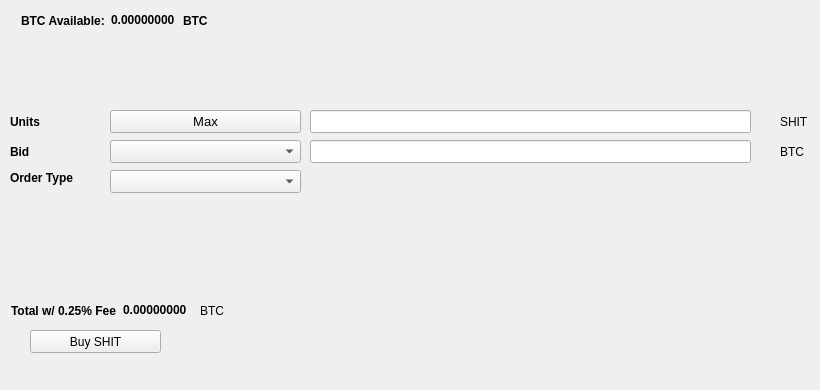
   <widget class="QWidget" name="BuyTab">
    <attribute name="title">
     <string>Buy</string>
    </attribute>
    <widget class="QPushButton" name="BuySHIT">
     <property name="geometry">
      <rect>
       <x>30</x>
       <y>330</y>
       <width>131</width>
       <height>23</height>
      </rect>
     </property>
     <property name="text">
      <string>Buy SHIT</string>
     </property>
     <property name="icon">
      <iconset resource="../shit.qrc">
       <normaloff>:/icons/bitcoin</normaloff>:/icons/bitcoin</iconset>
     </property>
    </widget>
    <widget class="QLabel" name="label_3">
     <property name="geometry">
      <rect>
       <x>10</x>
       <y>110</y>
       <width>46</width>
       <height>23</height>
      </rect>
     </property>
     <property name="font">
      <font>
       <weight>75</weight>
       <bold>true</bold>
      </font>
     </property>
     <property name="text">
      <string>Units</string>
     </property>
    </widget>
    <widget class="QLineEdit" name="UnitsInput">
     <property name="geometry">
      <rect>
       <x>310</x>
       <y>110</y>
       <width>441</width>
       <height>23</height>
      </rect>
     </property>
     <property name="font">
      <font>
       <pointsize>9</pointsize>
       <weight>75</weight>
       <bold>true</bold>
      </font>
     </property>
    </widget>
    <widget class="QLineEdit" name="BuyBidPriceEdit">
     <property name="geometry">
      <rect>
       <x>310</x>
       <y>140</y>
       <width>441</width>
       <height>23</height>
      </rect>
     </property>
     <property name="font">
      <font>
       <pointsize>9</pointsize>
       <weight>75</weight>
       <bold>true</bold>
      </font>
     </property>
    </widget>
    <widget class="QLabel" name="label_4">
     <property name="geometry">
      <rect>
       <x>780</x>
       <y>110</y>
       <width>31</width>
       <height>23</height>
      </rect>
     </property>
     <property name="text">
      <string>SHIT</string>
     </property>
    </widget>
    <widget class="QLabel" name="label_5">
     <property name="geometry">
      <rect>
       <x>780</x>
       <y>140</y>
       <width>31</width>
       <height>23</height>
      </rect>
     </property>
     <property name="text">
      <string>BTC</string>
     </property>
    </widget>
    <widget class="QLabel" name="label_6">
     <property name="geometry">
      <rect>
       <x>10</x>
       <y>140</y>
       <width>46</width>
       <height>23</height>
      </rect>
     </property>
     <property name="font">
      <font>
       <weight>75</weight>
       <bold>true</bold>
      </font>
     </property>
     <property name="text">
      <string>Bid</string>
     </property>
    </widget>
    <widget class="QLabel" name="label_7">
     <property name="geometry">
      <rect>
       <x>10</x>
       <y>170</y>
       <width>91</width>
       <height>16</height>
      </rect>
     </property>
     <property name="font">
      <font>
       <weight>75</weight>
       <bold>true</bold>
      </font>
     </property>
     <property name="text">
      <string>Order Type</string>
     </property>
    </widget>
    <widget class="QPushButton" name="Buy_Max_Amount">
     <property name="geometry">
      <rect>
       <x>110</x>
       <y>110</y>
       <width>191</width>
       <height>23</height>
      </rect>
     </property>
     <property name="font">
      <font>
       <pointsize>10</pointsize>
      </font>
     </property>
     <property name="text">
      <string>Max</string>
     </property>
    </widget>
    <widget class="QComboBox" name="BuyBidcomboBox">
     <property name="geometry">
      <rect>
       <x>110</x>
       <y>140</y>
       <width>191</width>
       <height>23</height>
      </rect>
     </property>
     <property name="font">
      <font>
       <pointsize>10</pointsize>
      </font>
     </property>
    </widget>
    <widget class="QComboBox" name="buyOrdertypeCombo">
     <property name="geometry">
      <rect>
       <x>110</x>
       <y>170</y>
       <width>191</width>
       <height>23</height>
      </rect>
     </property>
     <property name="font">
      <font>
       <pointsize>10</pointsize>
      </font>
     </property>
    </widget>
    <widget class="QWidget" name="layoutWidget1">
     <property name="geometry">
      <rect>
       <x>21</x>
       <y>11</y>
       <width>227</width>
       <height>19</height>
      </rect>
     </property>
     <layout class="QHBoxLayout" name="horizontalLayout_3">
      <item>
       <widget class="QLabel" name="label232">
        <property name="font">
         <font>
          <weight>75</weight>
          <bold>true</bold>
         </font>
        </property>
        <property name="text">
         <string>BTC Available:</string>
        </property>
       </widget>
      </item>
      <item>
       <widget class="QLabel" name="BtcAvailableLbl">
        <property name="palette">
         <palette>
          <active>
           <colorrole role="WindowText">
            <brush brushstyle="SolidPattern">
             <color alpha="255">
              <red>0</red>
              <green>0</green>
              <blue>0</blue>
             </color>
            </brush>
           </colorrole>
           <colorrole role="Button">
            <brush brushstyle="SolidPattern">
             <color alpha="255">
              <red>0</red>
              <green>170</green>
              <blue>0</blue>
             </color>
            </brush>
           </colorrole>
           <colorrole role="Light">
            <brush brushstyle="SolidPattern">
             <color alpha="255">
              <red>0</red>
              <green>255</green>
              <blue>0</blue>
             </color>
            </brush>
           </colorrole>
           <colorrole role="Midlight">
            <brush brushstyle="SolidPattern">
             <color alpha="255">
              <red>0</red>
              <green>212</green>
              <blue>0</blue>
             </color>
            </brush>
           </colorrole>
           <colorrole role="Dark">
            <brush brushstyle="SolidPattern">
             <color alpha="255">
              <red>0</red>
              <green>85</green>
              <blue>0</blue>
             </color>
            </brush>
           </colorrole>
           <colorrole role="Mid">
            <brush brushstyle="SolidPattern">
             <color alpha="255">
              <red>0</red>
              <green>113</green>
              <blue>0</blue>
             </color>
            </brush>
           </colorrole>
           <colorrole role="Text">
            <brush brushstyle="SolidPattern">
             <color alpha="255">
              <red>0</red>
              <green>170</green>
              <blue>0</blue>
             </color>
            </brush>
           </colorrole>
           <colorrole role="BrightText">
            <brush brushstyle="SolidPattern">
             <color alpha="255">
              <red>255</red>
              <green>255</green>
              <blue>255</blue>
             </color>
            </brush>
           </colorrole>
           <colorrole role="ButtonText">
            <brush brushstyle="SolidPattern">
             <color alpha="255">
              <red>0</red>
              <green>0</green>
              <blue>0</blue>
             </color>
            </brush>
           </colorrole>
           <colorrole role="Base">
            <brush brushstyle="SolidPattern">
             <color alpha="255">
              <red>255</red>
              <green>255</green>
              <blue>255</blue>
             </color>
            </brush>
           </colorrole>
           <colorrole role="Window">
            <brush brushstyle="SolidPattern">
             <color alpha="255">
              <red>0</red>
              <green>170</green>
              <blue>0</blue>
             </color>
            </brush>
           </colorrole>
           <colorrole role="Shadow">
            <brush brushstyle="SolidPattern">
             <color alpha="255">
              <red>0</red>
              <green>0</green>
              <blue>0</blue>
             </color>
            </brush>
           </colorrole>
           <colorrole role="AlternateBase">
            <brush brushstyle="SolidPattern">
             <color alpha="255">
              <red>127</red>
              <green>212</green>
              <blue>127</blue>
             </color>
            </brush>
           </colorrole>
           <colorrole role="ToolTipBase">
            <brush brushstyle="SolidPattern">
             <color alpha="255">
              <red>255</red>
              <green>255</green>
              <blue>220</blue>
             </color>
            </brush>
           </colorrole>
           <colorrole role="ToolTipText">
            <brush brushstyle="SolidPattern">
             <color alpha="255">
              <red>0</red>
              <green>0</green>
              <blue>0</blue>
             </color>
            </brush>
           </colorrole>
          </active>
          <inactive>
           <colorrole role="WindowText">
            <brush brushstyle="SolidPattern">
             <color alpha="255">
              <red>0</red>
              <green>0</green>
              <blue>0</blue>
             </color>
            </brush>
           </colorrole>
           <colorrole role="Button">
            <brush brushstyle="SolidPattern">
             <color alpha="255">
              <red>0</red>
              <green>170</green>
              <blue>0</blue>
             </color>
            </brush>
           </colorrole>
           <colorrole role="Light">
            <brush brushstyle="SolidPattern">
             <color alpha="255">
              <red>0</red>
              <green>255</green>
              <blue>0</blue>
             </color>
            </brush>
           </colorrole>
           <colorrole role="Midlight">
            <brush brushstyle="SolidPattern">
             <color alpha="255">
              <red>0</red>
              <green>212</green>
              <blue>0</blue>
             </color>
            </brush>
           </colorrole>
           <colorrole role="Dark">
            <brush brushstyle="SolidPattern">
             <color alpha="255">
              <red>0</red>
              <green>85</green>
              <blue>0</blue>
             </color>
            </brush>
           </colorrole>
           <colorrole role="Mid">
            <brush brushstyle="SolidPattern">
             <color alpha="255">
              <red>0</red>
              <green>113</green>
              <blue>0</blue>
             </color>
            </brush>
           </colorrole>
           <colorrole role="Text">
            <brush brushstyle="SolidPattern">
             <color alpha="255">
              <red>0</red>
              <green>170</green>
              <blue>0</blue>
             </color>
            </brush>
           </colorrole>
           <colorrole role="BrightText">
            <brush brushstyle="SolidPattern">
             <color alpha="255">
              <red>255</red>
              <green>255</green>
              <blue>255</blue>
             </color>
            </brush>
           </colorrole>
           <colorrole role="ButtonText">
            <brush brushstyle="SolidPattern">
             <color alpha="255">
              <red>0</red>
              <green>0</green>
              <blue>0</blue>
             </color>
            </brush>
           </colorrole>
           <colorrole role="Base">
            <brush brushstyle="SolidPattern">
             <color alpha="255">
              <red>255</red>
              <green>255</green>
              <blue>255</blue>
             </color>
            </brush>
           </colorrole>
           <colorrole role="Window">
            <brush brushstyle="SolidPattern">
             <color alpha="255">
              <red>0</red>
              <green>170</green>
              <blue>0</blue>
             </color>
            </brush>
           </colorrole>
           <colorrole role="Shadow">
            <brush brushstyle="SolidPattern">
             <color alpha="255">
              <red>0</red>
              <green>0</green>
              <blue>0</blue>
             </color>
            </brush>
           </colorrole>
           <colorrole role="AlternateBase">
            <brush brushstyle="SolidPattern">
             <color alpha="255">
              <red>127</red>
              <green>212</green>
              <blue>127</blue>
             </color>
            </brush>
           </colorrole>
           <colorrole role="ToolTipBase">
            <brush brushstyle="SolidPattern">
             <color alpha="255">
              <red>255</red>
              <green>255</green>
              <blue>220</blue>
             </color>
            </brush>
           </colorrole>
           <colorrole role="ToolTipText">
            <brush brushstyle="SolidPattern">
             <color alpha="255">
              <red>0</red>
              <green>0</green>
              <blue>0</blue>
             </color>
            </brush>
           </colorrole>
          </inactive>
          <disabled>
           <colorrole role="WindowText">
            <brush brushstyle="SolidPattern">
             <color alpha="255">
              <red>0</red>
              <green>85</green>
              <blue>0</blue>
             </color>
            </brush>
           </colorrole>
           <colorrole role="Button">
            <brush brushstyle="SolidPattern">
             <color alpha="255">
              <red>0</red>
              <green>170</green>
              <blue>0</blue>
             </color>
            </brush>
           </colorrole>
           <colorrole role="Light">
            <brush brushstyle="SolidPattern">
             <color alpha="255">
              <red>0</red>
              <green>255</green>
              <blue>0</blue>
             </color>
            </brush>
           </colorrole>
           <colorrole role="Midlight">
            <brush brushstyle="SolidPattern">
             <color alpha="255">
              <red>0</red>
              <green>212</green>
              <blue>0</blue>
             </color>
            </brush>
           </colorrole>
           <colorrole role="Dark">
            <brush brushstyle="SolidPattern">
             <color alpha="255">
              <red>0</red>
              <green>85</green>
              <blue>0</blue>
             </color>
            </brush>
           </colorrole>
           <colorrole role="Mid">
            <brush brushstyle="SolidPattern">
             <color alpha="255">
              <red>0</red>
              <green>113</green>
              <blue>0</blue>
             </color>
            </brush>
           </colorrole>
           <colorrole role="Text">
            <brush brushstyle="SolidPattern">
             <color alpha="255">
              <red>0</red>
              <green>85</green>
              <blue>0</blue>
             </color>
            </brush>
           </colorrole>
           <colorrole role="BrightText">
            <brush brushstyle="SolidPattern">
             <color alpha="255">
              <red>255</red>
              <green>255</green>
              <blue>255</blue>
             </color>
            </brush>
           </colorrole>
           <colorrole role="ButtonText">
            <brush brushstyle="SolidPattern">
             <color alpha="255">
              <red>0</red>
              <green>85</green>
              <blue>0</blue>
             </color>
            </brush>
           </colorrole>
           <colorrole role="Base">
            <brush brushstyle="SolidPattern">
             <color alpha="255">
              <red>0</red>
              <green>170</green>
              <blue>0</blue>
             </color>
            </brush>
           </colorrole>
           <colorrole role="Window">
            <brush brushstyle="SolidPattern">
             <color alpha="255">
              <red>0</red>
              <green>170</green>
              <blue>0</blue>
             </color>
            </brush>
           </colorrole>
           <colorrole role="Shadow">
            <brush brushstyle="SolidPattern">
             <color alpha="255">
              <red>0</red>
              <green>0</green>
              <blue>0</blue>
             </color>
            </brush>
           </colorrole>
           <colorrole role="AlternateBase">
            <brush brushstyle="SolidPattern">
             <color alpha="255">
              <red>0</red>
              <green>170</green>
              <blue>0</blue>
             </color>
            </brush>
           </colorrole>
           <colorrole role="ToolTipBase">
            <brush brushstyle="SolidPattern">
             <color alpha="255">
              <red>255</red>
              <green>255</green>
              <blue>220</blue>
             </color>
            </brush>
           </colorrole>
           <colorrole role="ToolTipText">
            <brush brushstyle="SolidPattern">
             <color alpha="255">
              <red>0</red>
              <green>0</green>
              <blue>0</blue>
             </color>
            </brush>
           </colorrole>
          </disabled>
         </palette>
        </property>
        <property name="font">
         <font>
          <weight>75</weight>
          <bold>true</bold>
         </font>
        </property>
        <property name="text">
         <string>0.00000000</string>
        </property>
        <property name="textInteractionFlags">
         <set>Qt::LinksAccessibleByMouse|Qt::TextSelectableByKeyboard|Qt::TextSelectableByMouse</set>
        </property>
       </widget>
      </item>
      <item>
       <widget class="QLabel" name="BtcAvailableLbl_2">
        <property name="font">
         <font>
          <weight>75</weight>
          <bold>true</bold>
         </font>
        </property>
        <property name="text">
         <string>BTC</string>
        </property>
       </widget>
      </item>
     </layout>
    </widget>
    <widget class="QWidget" name="layoutWidge2">
     <property name="geometry">
      <rect>
       <x>11</x>
       <y>301</y>
       <width>259</width>
       <height>19</height>
      </rect>
     </property>
     <layout class="QHBoxLayout" name="horizontalLayout_4">
      <item>
       <widget class="QLabel" name="label_9">
        <property name="font">
         <font>
          <weight>75</weight>
          <bold>true</bold>
         </font>
        </property>
        <property name="text">
         <string>Total w/ 0.25% Fee</string>
        </property>
       </widget>
      </item>
      <item>
       <widget class="QLabel" name="BuyCostLabel">
        <property name="palette">
         <palette>
          <active>
           <colorrole role="WindowText">
            <brush brushstyle="SolidPattern">
             <color alpha="255">
              <red>0</red>
              <green>0</green>
              <blue>0</blue>
             </color>
            </brush>
           </colorrole>
           <colorrole role="Button">
            <brush brushstyle="SolidPattern">
             <color alpha="255">
              <red>0</red>
              <green>170</green>
              <blue>0</blue>
             </color>
            </brush>
           </colorrole>
           <colorrole role="Light">
            <brush brushstyle="SolidPattern">
             <color alpha="255">
              <red>0</red>
              <green>255</green>
              <blue>0</blue>
             </color>
            </brush>
           </colorrole>
           <colorrole role="Midlight">
            <brush brushstyle="SolidPattern">
             <color alpha="255">
              <red>0</red>
              <green>212</green>
              <blue>0</blue>
             </color>
            </brush>
           </colorrole>
           <colorrole role="Dark">
            <brush brushstyle="SolidPattern">
             <color alpha="255">
              <red>0</red>
              <green>85</green>
              <blue>0</blue>
             </color>
            </brush>
           </colorrole>
           <colorrole role="Mid">
            <brush brushstyle="SolidPattern">
             <color alpha="255">
              <red>0</red>
              <green>113</green>
              <blue>0</blue>
             </color>
            </brush>
           </colorrole>
           <colorrole role="Text">
            <brush brushstyle="SolidPattern">
             <color alpha="255">
              <red>0</red>
              <green>170</green>
              <blue>0</blue>
             </color>
            </brush>
           </colorrole>
           <colorrole role="BrightText">
            <brush brushstyle="SolidPattern">
             <color alpha="255">
              <red>255</red>
              <green>255</green>
              <blue>255</blue>
             </color>
            </brush>
           </colorrole>
           <colorrole role="ButtonText">
            <brush brushstyle="SolidPattern">
             <color alpha="255">
              <red>0</red>
              <green>0</green>
              <blue>0</blue>
             </color>
            </brush>
           </colorrole>
           <colorrole role="Base">
            <brush brushstyle="SolidPattern">
             <color alpha="255">
              <red>255</red>
              <green>255</green>
              <blue>255</blue>
             </color>
            </brush>
           </colorrole>
           <colorrole role="Window">
            <brush brushstyle="SolidPattern">
             <color alpha="255">
              <red>0</red>
              <green>170</green>
              <blue>0</blue>
             </color>
            </brush>
           </colorrole>
           <colorrole role="Shadow">
            <brush brushstyle="SolidPattern">
             <color alpha="255">
              <red>0</red>
              <green>0</green>
              <blue>0</blue>
             </color>
            </brush>
           </colorrole>
           <colorrole role="AlternateBase">
            <brush brushstyle="SolidPattern">
             <color alpha="255">
              <red>127</red>
              <green>212</green>
              <blue>127</blue>
             </color>
            </brush>
           </colorrole>
           <colorrole role="ToolTipBase">
            <brush brushstyle="SolidPattern">
             <color alpha="255">
              <red>255</red>
              <green>255</green>
              <blue>220</blue>
             </color>
            </brush>
           </colorrole>
           <colorrole role="ToolTipText">
            <brush brushstyle="SolidPattern">
             <color alpha="255">
              <red>0</red>
              <green>0</green>
              <blue>0</blue>
             </color>
            </brush>
           </colorrole>
          </active>
          <inactive>
           <colorrole role="WindowText">
            <brush brushstyle="SolidPattern">
             <color alpha="255">
              <red>0</red>
              <green>0</green>
              <blue>0</blue>
             </color>
            </brush>
           </colorrole>
           <colorrole role="Button">
            <brush brushstyle="SolidPattern">
             <color alpha="255">
              <red>0</red>
              <green>170</green>
              <blue>0</blue>
             </color>
            </brush>
           </colorrole>
           <colorrole role="Light">
            <brush brushstyle="SolidPattern">
             <color alpha="255">
              <red>0</red>
              <green>255</green>
              <blue>0</blue>
             </color>
            </brush>
           </colorrole>
           <colorrole role="Midlight">
            <brush brushstyle="SolidPattern">
             <color alpha="255">
              <red>0</red>
              <green>212</green>
              <blue>0</blue>
             </color>
            </brush>
           </colorrole>
           <colorrole role="Dark">
            <brush brushstyle="SolidPattern">
             <color alpha="255">
              <red>0</red>
              <green>85</green>
              <blue>0</blue>
             </color>
            </brush>
           </colorrole>
           <colorrole role="Mid">
            <brush brushstyle="SolidPattern">
             <color alpha="255">
              <red>0</red>
              <green>113</green>
              <blue>0</blue>
             </color>
            </brush>
           </colorrole>
           <colorrole role="Text">
            <brush brushstyle="SolidPattern">
             <color alpha="255">
              <red>0</red>
              <green>170</green>
              <blue>0</blue>
             </color>
            </brush>
           </colorrole>
           <colorrole role="BrightText">
            <brush brushstyle="SolidPattern">
             <color alpha="255">
              <red>255</red>
              <green>255</green>
              <blue>255</blue>
             </color>
            </brush>
           </colorrole>
           <colorrole role="ButtonText">
            <brush brushstyle="SolidPattern">
             <color alpha="255">
              <red>0</red>
              <green>0</green>
              <blue>0</blue>
             </color>
            </brush>
           </colorrole>
           <colorrole role="Base">
            <brush brushstyle="SolidPattern">
             <color alpha="255">
              <red>255</red>
              <green>255</green>
              <blue>255</blue>
             </color>
            </brush>
           </colorrole>
           <colorrole role="Window">
            <brush brushstyle="SolidPattern">
             <color alpha="255">
              <red>0</red>
              <green>170</green>
              <blue>0</blue>
             </color>
            </brush>
           </colorrole>
           <colorrole role="Shadow">
            <brush brushstyle="SolidPattern">
             <color alpha="255">
              <red>0</red>
              <green>0</green>
              <blue>0</blue>
             </color>
            </brush>
           </colorrole>
           <colorrole role="AlternateBase">
            <brush brushstyle="SolidPattern">
             <color alpha="255">
              <red>127</red>
              <green>212</green>
              <blue>127</blue>
             </color>
            </brush>
           </colorrole>
           <colorrole role="ToolTipBase">
            <brush brushstyle="SolidPattern">
             <color alpha="255">
              <red>255</red>
              <green>255</green>
              <blue>220</blue>
             </color>
            </brush>
           </colorrole>
           <colorrole role="ToolTipText">
            <brush brushstyle="SolidPattern">
             <color alpha="255">
              <red>0</red>
              <green>0</green>
              <blue>0</blue>
             </color>
            </brush>
           </colorrole>
          </inactive>
          <disabled>
           <colorrole role="WindowText">
            <brush brushstyle="SolidPattern">
             <color alpha="255">
              <red>0</red>
              <green>85</green>
              <blue>0</blue>
             </color>
            </brush>
           </colorrole>
           <colorrole role="Button">
            <brush brushstyle="SolidPattern">
             <color alpha="255">
              <red>0</red>
              <green>170</green>
              <blue>0</blue>
             </color>
            </brush>
           </colorrole>
           <colorrole role="Light">
            <brush brushstyle="SolidPattern">
             <color alpha="255">
              <red>0</red>
              <green>255</green>
              <blue>0</blue>
             </color>
            </brush>
           </colorrole>
           <colorrole role="Midlight">
            <brush brushstyle="SolidPattern">
             <color alpha="255">
              <red>0</red>
              <green>212</green>
              <blue>0</blue>
             </color>
            </brush>
           </colorrole>
           <colorrole role="Dark">
            <brush brushstyle="SolidPattern">
             <color alpha="255">
              <red>0</red>
              <green>85</green>
              <blue>0</blue>
             </color>
            </brush>
           </colorrole>
           <colorrole role="Mid">
            <brush brushstyle="SolidPattern">
             <color alpha="255">
              <red>0</red>
              <green>113</green>
              <blue>0</blue>
             </color>
            </brush>
           </colorrole>
           <colorrole role="Text">
            <brush brushstyle="SolidPattern">
             <color alpha="255">
              <red>0</red>
              <green>85</green>
              <blue>0</blue>
             </color>
            </brush>
           </colorrole>
           <colorrole role="BrightText">
            <brush brushstyle="SolidPattern">
             <color alpha="255">
              <red>255</red>
              <green>255</green>
              <blue>255</blue>
             </color>
            </brush>
           </colorrole>
           <colorrole role="ButtonText">
            <brush brushstyle="SolidPattern">
             <color alpha="255">
              <red>0</red>
              <green>85</green>
              <blue>0</blue>
             </color>
            </brush>
           </colorrole>
           <colorrole role="Base">
            <brush brushstyle="SolidPattern">
             <color alpha="255">
              <red>0</red>
              <green>170</green>
              <blue>0</blue>
             </color>
            </brush>
           </colorrole>
           <colorrole role="Window">
            <brush brushstyle="SolidPattern">
             <color alpha="255">
              <red>0</red>
              <green>170</green>
              <blue>0</blue>
             </color>
            </brush>
           </colorrole>
           <colorrole role="Shadow">
            <brush brushstyle="SolidPattern">
             <color alpha="255">
              <red>0</red>
              <green>0</green>
              <blue>0</blue>
             </color>
            </brush>
           </colorrole>
           <colorrole role="AlternateBase">
            <brush brushstyle="SolidPattern">
             <color alpha="255">
              <red>0</red>
              <green>170</green>
              <blue>0</blue>
             </color>
            </brush>
           </colorrole>
           <colorrole role="ToolTipBase">
            <brush brushstyle="SolidPattern">
             <color alpha="255">
              <red>255</red>
              <green>255</green>
              <blue>220</blue>
             </color>
            </brush>
           </colorrole>
           <colorrole role="ToolTipText">
            <brush brushstyle="SolidPattern">
             <color alpha="255">
              <red>0</red>
              <green>0</green>
              <blue>0</blue>
             </color>
            </brush>
           </colorrole>
          </disabled>
         </palette>
        </property>
        <property name="font">
         <font>
          <weight>75</weight>
          <bold>true</bold>
         </font>
        </property>
        <property name="autoFillBackground">
         <bool>false</bool>
        </property>
        <property name="text">
         <string>0.00000000</string>
        </property>
        <property name="textInteractionFlags">
         <set>Qt::LinksAccessibleByMouse|Qt::TextSelectableByMouse</set>
        </property>
       </widget>
      </item>
      <item>
       <widget class="QLabel" name="label_10">
        <property name="font">
         <font>
          <weight>50</weight>
          <bold>false</bold>
         </font>
        </property>
        <property name="text">
         <string>BTC</string>
        </property>
       </widget>
      </item>
     </layout>
    </widget>
    <widget class="QLabel" name="label_24">
     <property name="geometry">
      <rect>
       <x>460</x>
       <y>300</y>
       <width>281</width>
       <height>81</height>
      </rect>
     </property>
     <property name="text">
      <string/>
     </property>
     <property name="pixmap">
      <pixmap>:/images/bittrex</pixmap>
     </property>
    </widget>
   </widget>
